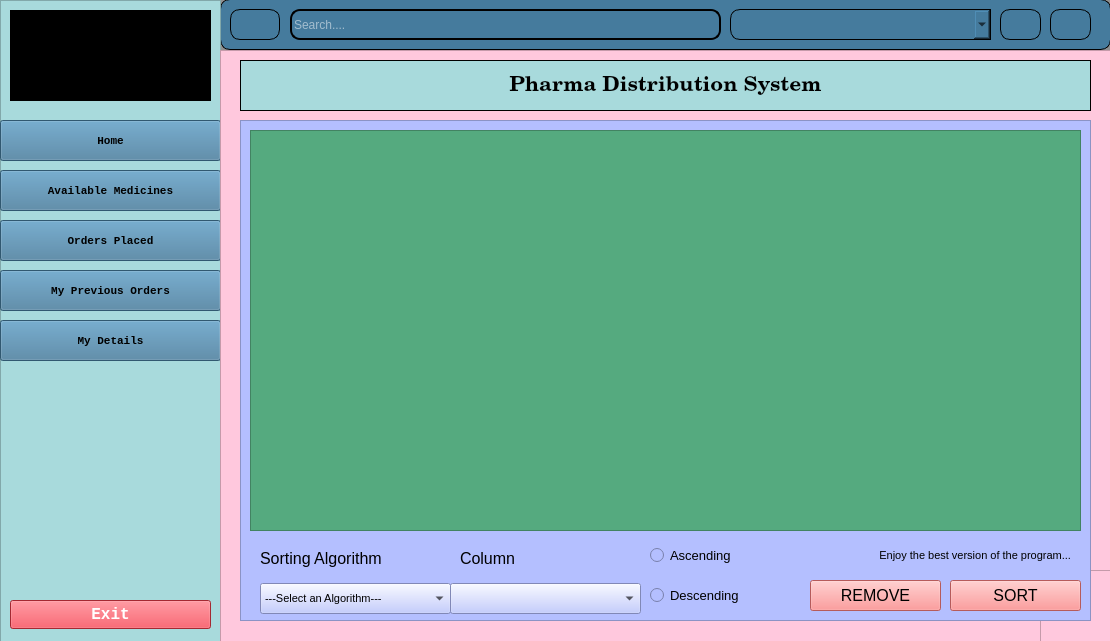
<?xml version="1.0" encoding="UTF-8"?>
<ui version="4.0">
 <class>MainWindow</class>
 <widget class="QMainWindow" name="MainWindow">
  <property name="geometry">
   <rect>
    <x>0</x>
    <y>0</y>
    <width>1110</width>
    <height>641</height>
   </rect>
  </property>
  <property name="windowTitle">
   <string>MainWindow</string>
  </property>
  <widget class="QWidget" name="centralwidget">
   <widget class="QWidget" name="widget_3" native="true">
    <property name="geometry">
     <rect>
      <x>0</x>
      <y>-10</y>
      <width>1111</width>
      <height>661</height>
     </rect>
    </property>
    <property name="styleSheet">
     <string notr="true">
background-color: rgb(144, 144, 144);</string>
    </property>
    <widget class="QWidget" name="widget" native="true">
     <property name="geometry">
      <rect>
       <x>220</x>
       <y>9</y>
       <width>891</width>
       <height>51</height>
      </rect>
     </property>
     <property name="minimumSize">
      <size>
       <width>0</width>
       <height>40</height>
      </size>
     </property>
     <property name="styleSheet">
      <string notr="true">background-color: #457b9d;
border-radius: 10px;



border: 1px solid black; /* Sets a black border with a width of 2 pixels */
</string>
     </property>
     <widget class="QPushButton" name="btnOptions">
      <property name="geometry">
       <rect>
        <x>10</x>
        <y>10</y>
        <width>50</width>
        <height>31</height>
       </rect>
      </property>
      <property name="maximumSize">
       <size>
        <width>50</width>
        <height>50</height>
       </size>
      </property>
      <property name="text">
       <string/>
      </property>
      <property name="icon">
       <iconset>
        <normaloff>../icon/window-split-horizontal-128.gif</normaloff>../icon/window-split-horizontal-128.gif</iconset>
      </property>
      <property name="iconSize">
       <size>
        <width>20</width>
        <height>20</height>
       </size>
      </property>
      <property name="checkable">
       <bool>true</bool>
      </property>
     </widget>
     <widget class="QPushButton" name="btnSearch">
      <property name="geometry">
       <rect>
        <x>780</x>
        <y>10</y>
        <width>41</width>
        <height>31</height>
       </rect>
      </property>
      <property name="text">
       <string/>
      </property>
      <property name="icon">
       <iconset>
        <normaloff>../icon/search.gif</normaloff>../icon/search.gif</iconset>
      </property>
     </widget>
     <widget class="QLineEdit" name="txtSearch">
      <property name="geometry">
       <rect>
        <x>70</x>
        <y>10</y>
        <width>431</width>
        <height>31</height>
       </rect>
      </property>
      <property name="styleSheet">
       <string notr="true">color: #fff;
border-radius: 10px; /* Sets a border radius of 10 pixels */
border: 2px solid black; /* Sets a black border with a width of 2 pixels */
</string>
      </property>
      <property name="placeholderText">
       <string>Search....</string>
      </property>
     </widget>
     <widget class="QPushButton" name="btnClose">
      <property name="geometry">
       <rect>
        <x>830</x>
        <y>10</y>
        <width>41</width>
        <height>31</height>
       </rect>
      </property>
      <property name="text">
       <string/>
      </property>
      <property name="icon">
       <iconset>
        <normaloff>../icon/exist.gif</normaloff>../icon/exist.gif</iconset>
      </property>
      <property name="iconSize">
       <size>
        <width>16</width>
        <height>16</height>
       </size>
      </property>
     </widget>
     <widget class="QComboBox" name="comboColumns">
      <property name="geometry">
       <rect>
        <x>510</x>
        <y>10</y>
        <width>261</width>
        <height>31</height>
       </rect>
      </property>
      <property name="styleSheet">
       <string notr="true">border-top-right-radius: 0px;
border-bottom-right-radius: 0px;</string>
      </property>
     </widget>
    </widget>
    <widget class="QFrame" name="frame">
     <property name="geometry">
      <rect>
       <x>0</x>
       <y>10</y>
       <width>221</width>
       <height>651</height>
      </rect>
     </property>
     <property name="styleSheet">
      <string notr="true">background-color:#a8dadc;</string>
     </property>
     <property name="frameShape">
      <enum>QFrame::StyledPanel</enum>
     </property>
     <property name="frameShadow">
      <enum>QFrame::Raised</enum>
     </property>
     <widget class="QPushButton" name="btnHome">
      <property name="geometry">
       <rect>
        <x>0</x>
        <y>120</y>
        <width>221</width>
        <height>41</height>
       </rect>
      </property>
      <property name="font">
       <font>
        <family>Courier New</family>
        <pointsize>8</pointsize>
        <weight>75</weight>
        <bold>true</bold>
       </font>
      </property>
      <property name="styleSheet">
       <string notr="true">background-color: rgb(69, 123, 157);</string>
      </property>
      <property name="text">
       <string>Home</string>
      </property>
      <property name="icon">
       <iconset>
        <normaloff>../icon/home.gif</normaloff>../icon/home.gif</iconset>
      </property>
      <property name="checkable">
       <bool>true</bool>
      </property>
      <property name="autoExclusive">
       <bool>true</bool>
      </property>
     </widget>
     <widget class="QPushButton" name="btnSetting">
      <property name="geometry">
       <rect>
        <x>0</x>
        <y>320</y>
        <width>221</width>
        <height>41</height>
       </rect>
      </property>
      <property name="font">
       <font>
        <family>Courier New</family>
        <pointsize>8</pointsize>
        <weight>75</weight>
        <bold>true</bold>
       </font>
      </property>
      <property name="styleSheet">
       <string notr="true">background-color: rgb(69, 123, 157);</string>
      </property>
      <property name="text">
       <string>My Details</string>
      </property>
      <property name="icon">
       <iconset>
        <normaloff>../icon/location.gif</normaloff>../icon/location.gif</iconset>
      </property>
      <property name="checkable">
       <bool>true</bool>
      </property>
      <property name="autoExclusive">
       <bool>true</bool>
      </property>
     </widget>
     <widget class="QPushButton" name="btnPOrders">
      <property name="geometry">
       <rect>
        <x>0</x>
        <y>270</y>
        <width>221</width>
        <height>41</height>
       </rect>
      </property>
      <property name="font">
       <font>
        <family>Courier New</family>
        <pointsize>8</pointsize>
        <weight>75</weight>
        <bold>true</bold>
       </font>
      </property>
      <property name="styleSheet">
       <string notr="true">background-color: rgb(69, 123, 157);</string>
      </property>
      <property name="text">
       <string>My Previous Orders</string>
      </property>
      <property name="icon">
       <iconset>
        <normaloff>../icon/delivered.gif</normaloff>../icon/delivered.gif</iconset>
      </property>
      <property name="checkable">
       <bool>true</bool>
      </property>
      <property name="autoExclusive">
       <bool>true</bool>
      </property>
     </widget>
     <widget class="QPushButton" name="btnStock">
      <property name="geometry">
       <rect>
        <x>0</x>
        <y>170</y>
        <width>221</width>
        <height>41</height>
       </rect>
      </property>
      <property name="font">
       <font>
        <family>Courier New</family>
        <pointsize>8</pointsize>
        <weight>75</weight>
        <bold>true</bold>
       </font>
      </property>
      <property name="styleSheet">
       <string notr="true">background-color: rgb(69, 123, 157);</string>
      </property>
      <property name="text">
       <string>Available Medicines</string>
      </property>
      <property name="icon">
       <iconset>
        <normaloff>../icon/customers.gif</normaloff>../icon/customers.gif</iconset>
      </property>
      <property name="checkable">
       <bool>true</bool>
      </property>
      <property name="autoExclusive">
       <bool>true</bool>
      </property>
     </widget>
     <widget class="QPushButton" name="btnAOrders">
      <property name="geometry">
       <rect>
        <x>0</x>
        <y>220</y>
        <width>221</width>
        <height>41</height>
       </rect>
      </property>
      <property name="font">
       <font>
        <family>Courier New</family>
        <pointsize>8</pointsize>
        <weight>75</weight>
        <bold>true</bold>
       </font>
      </property>
      <property name="styleSheet">
       <string notr="true">background-color: #457b9d;</string>
      </property>
      <property name="text">
       <string>Orders Placed</string>
      </property>
      <property name="icon">
       <iconset>
        <normaloff>../icon/incoming-order.gif</normaloff>../icon/incoming-order.gif</iconset>
      </property>
      <property name="checkable">
       <bool>true</bool>
      </property>
      <property name="autoExclusive">
       <bool>true</bool>
      </property>
     </widget>
     <widget class="QPushButton" name="btnExit">
      <property name="geometry">
       <rect>
        <x>10</x>
        <y>600</y>
        <width>201</width>
        <height>29</height>
       </rect>
      </property>
      <property name="font">
       <font>
        <family>Courier New</family>
        <pointsize>12</pointsize>
        <weight>75</weight>
        <bold>true</bold>
       </font>
      </property>
      <property name="styleSheet">
       <string notr="true">background-color: #e63946;
color: rgb(255, 255, 255);</string>
      </property>
      <property name="text">
       <string>Exit</string>
      </property>
      <property name="icon">
       <iconset>
        <normaloff>:/icon/icon/exist.gif</normaloff>:/icon/icon/exist.gif</iconset>
      </property>
     </widget>
     <widget class="QPushButton" name="pushButton">
      <property name="geometry">
       <rect>
        <x>10</x>
        <y>10</y>
        <width>201</width>
        <height>91</height>
       </rect>
      </property>
      <property name="styleSheet">
       <string notr="true">border: 100px solid black;
border-radius: 15px;</string>
      </property>
      <property name="text">
       <string/>
      </property>
      <property name="icon">
       <iconset>
        <normaloff>../../medicine.jpg</normaloff>../../medicine.jpg</iconset>
      </property>
      <property name="iconSize">
       <size>
        <width>300</width>
        <height>200</height>
       </size>
      </property>
      <property name="autoRepeat">
       <bool>false</bool>
      </property>
      <property name="autoExclusive">
       <bool>false</bool>
      </property>
     </widget>
    </widget>
    <widget class="QFrame" name="mainBody">
     <property name="geometry">
      <rect>
       <x>220</x>
       <y>60</y>
       <width>891</width>
       <height>601</height>
      </rect>
     </property>
     <property name="styleSheet">
      <string notr="true">background-color:#ffc8dd;</string>
     </property>
     <property name="frameShape">
      <enum>QFrame::StyledPanel</enum>
     </property>
     <property name="frameShadow">
      <enum>QFrame::Raised</enum>
     </property>
     <widget class="QLabel" name="header">
      <property name="geometry">
       <rect>
        <x>20</x>
        <y>10</y>
        <width>851</width>
        <height>51</height>
       </rect>
      </property>
      <property name="font">
       <font>
        <family>Century Schoolbook</family>
        <pointsize>16</pointsize>
        <weight>75</weight>
        <bold>true</bold>
       </font>
      </property>
      <property name="styleSheet">
       <string notr="true">background-color:#a8dadc;
border: 1px solid black;</string>
      </property>
      <property name="text">
       <string>Pharma Distribution System</string>
      </property>
      <property name="alignment">
       <set>Qt::AlignCenter</set>
      </property>
     </widget>
     <widget class="QFrame" name="greetFrame">
      <property name="geometry">
       <rect>
        <x>820</x>
        <y>520</y>
        <width>831</width>
        <height>511</height>
       </rect>
      </property>
      <property name="frameShape">
       <enum>QFrame::StyledPanel</enum>
      </property>
      <property name="frameShadow">
       <enum>QFrame::Raised</enum>
      </property>
      <widget class="QLabel" name="greet">
       <property name="geometry">
        <rect>
         <x>20</x>
         <y>10</y>
         <width>761</width>
         <height>41</height>
        </rect>
       </property>
       <property name="font">
        <font>
         <family>Century Gothic</family>
         <pointsize>12</pointsize>
         <weight>75</weight>
         <bold>true</bold>
        </font>
       </property>
       <property name="text">
        <string>Hello</string>
       </property>
       <property name="alignment">
        <set>Qt::AlignCenter</set>
       </property>
      </widget>
      <widget class="QLabel" name="image">
       <property name="geometry">
        <rect>
         <x>100</x>
         <y>90</y>
         <width>621</width>
         <height>391</height>
        </rect>
       </property>
       <property name="text">
        <string/>
       </property>
       <property name="pixmap">
        <pixmap>../../../../Downloads/43331.jpg</pixmap>
       </property>
       <property name="scaledContents">
        <bool>true</bool>
       </property>
      </widget>
     </widget>
     <widget class="QFrame" name="tableFrameSort">
      <property name="geometry">
       <rect>
        <x>20</x>
        <y>70</y>
        <width>851</width>
        <height>501</height>
       </rect>
      </property>
      <property name="styleSheet">
       <string notr="true">background-color: rgb(85, 85, 255);
background-color: rgb(180, 191, 255);</string>
      </property>
      <property name="frameShape">
       <enum>QFrame::StyledPanel</enum>
      </property>
      <property name="frameShadow">
       <enum>QFrame::Raised</enum>
      </property>
      <widget class="QTableView" name="tableView">
       <property name="geometry">
        <rect>
         <x>10</x>
         <y>10</y>
         <width>831</width>
         <height>401</height>
        </rect>
       </property>
       <property name="styleSheet">
        <string notr="true">background-color: rgb(85, 170, 127);</string>
       </property>
      </widget>
      <widget class="QComboBox" name="comboAlgos">
       <property name="geometry">
        <rect>
         <x>20</x>
         <y>463</y>
         <width>191</width>
         <height>31</height>
        </rect>
       </property>
       <property name="font">
        <font>
         <pointsize>8</pointsize>
        </font>
       </property>
       <item>
        <property name="text">
         <string>---Select an Algorithm---</string>
        </property>
       </item>
       <item>
        <property name="text">
         <string>Bubble Sort</string>
        </property>
       </item>
       <item>
        <property name="text">
         <string>Insertion Sort</string>
        </property>
       </item>
       <item>
        <property name="text">
         <string>Merge Sort</string>
        </property>
       </item>
       <item>
        <property name="text">
         <string>Quick Sort</string>
        </property>
       </item>
       <item>
        <property name="text">
         <string>Selection Sort</string>
        </property>
       </item>
       <item>
        <property name="text">
         <string>Counting Sort</string>
        </property>
       </item>
       <item>
        <property name="text">
         <string>Shell Sort</string>
        </property>
       </item>
      </widget>
      <widget class="QComboBox" name="comboColumns2">
       <property name="geometry">
        <rect>
         <x>210</x>
         <y>463</y>
         <width>191</width>
         <height>31</height>
        </rect>
       </property>
      </widget>
      <widget class="QPushButton" name="btnSort">
       <property name="geometry">
        <rect>
         <x>710</x>
         <y>460</y>
         <width>131</width>
         <height>31</height>
        </rect>
       </property>
       <property name="font">
        <font>
         <pointsize>12</pointsize>
        </font>
       </property>
       <property name="styleSheet">
        <string notr="true">QPushButton {
    background-color: #ff7f7f; 
    color: black;
}

QPushButton:hover {
    background-color: #f56969;
}

QPushButton:pressed {
    background-color: #ff7f7f; 
}
</string>
       </property>
       <property name="text">
        <string>SORT</string>
       </property>
      </widget>
      <widget class="QRadioButton" name="radioAsc">
       <property name="geometry">
        <rect>
         <x>410</x>
         <y>420</y>
         <width>101</width>
         <height>31</height>
        </rect>
       </property>
       <property name="font">
        <font>
         <pointsize>10</pointsize>
         <weight>50</weight>
         <bold>false</bold>
        </font>
       </property>
       <property name="text">
        <string>Ascending</string>
       </property>
      </widget>
      <widget class="QRadioButton" name="radioDes">
       <property name="geometry">
        <rect>
         <x>410</x>
         <y>460</y>
         <width>111</width>
         <height>31</height>
        </rect>
       </property>
       <property name="font">
        <font>
         <pointsize>10</pointsize>
         <weight>50</weight>
         <bold>false</bold>
        </font>
       </property>
       <property name="text">
        <string>Descending</string>
       </property>
      </widget>
      <widget class="QLabel" name="labelAlgo">
       <property name="geometry">
        <rect>
         <x>20</x>
         <y>423</y>
         <width>181</width>
         <height>31</height>
        </rect>
       </property>
       <property name="font">
        <font>
         <pointsize>12</pointsize>
        </font>
       </property>
       <property name="text">
        <string>Sorting Algorithm</string>
       </property>
      </widget>
      <widget class="QLabel" name="labelColumn">
       <property name="geometry">
        <rect>
         <x>220</x>
         <y>423</y>
         <width>131</width>
         <height>31</height>
        </rect>
       </property>
       <property name="font">
        <font>
         <pointsize>12</pointsize>
        </font>
       </property>
       <property name="text">
        <string>Column</string>
       </property>
      </widget>
      <widget class="QLabel" name="labelComments">
       <property name="geometry">
        <rect>
         <x>520</x>
         <y>420</y>
         <width>311</width>
         <height>31</height>
        </rect>
       </property>
       <property name="font">
        <font>
         <pointsize>8</pointsize>
        </font>
       </property>
       <property name="text">
        <string>Enjoy the best version of the program...</string>
       </property>
       <property name="alignment">
        <set>Qt::AlignRight|Qt::AlignTrailing|Qt::AlignVCenter</set>
       </property>
      </widget>
      <widget class="QPushButton" name="btnRemove">
       <property name="geometry">
        <rect>
         <x>570</x>
         <y>460</y>
         <width>131</width>
         <height>31</height>
        </rect>
       </property>
       <property name="font">
        <font>
         <pointsize>12</pointsize>
        </font>
       </property>
       <property name="styleSheet">
        <string notr="true">QPushButton {
    background-color: #ff7f7f; 
    color: black;
}

QPushButton:hover {
    background-color: #f56969;
}

QPushButton:pressed {
    background-color: #ff7f7f; 
}
</string>
       </property>
       <property name="text">
        <string>REMOVE</string>
       </property>
      </widget>
     </widget>
    </widget>
   </widget>
  </widget>
 </widget>
 <resources/>
 <connections/>
</ui>
